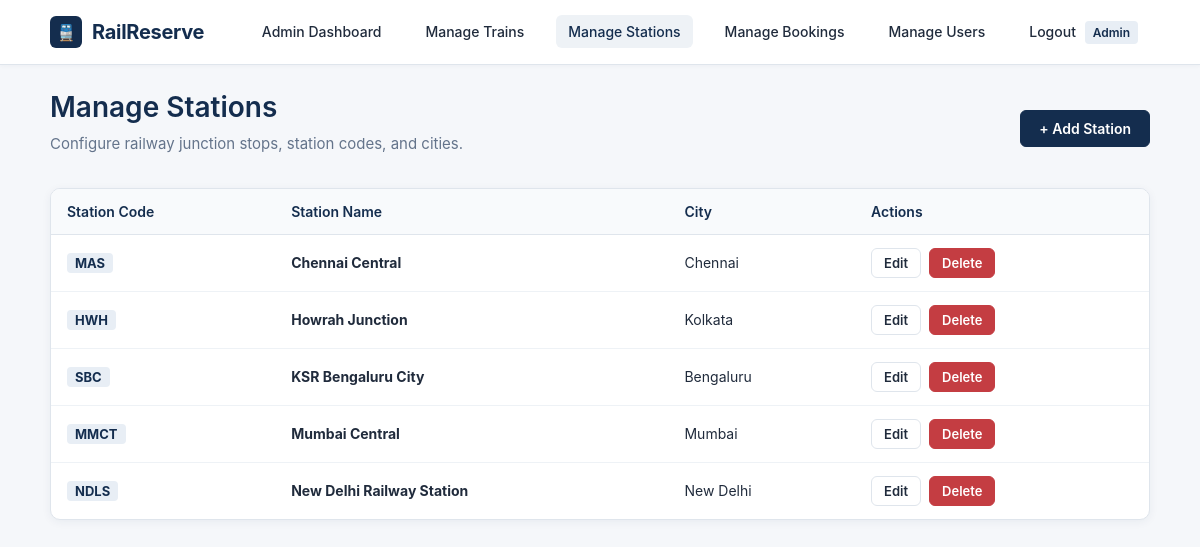
Page /admin/manage-stations.php (signed in) on the committed database.
### tables this page shows
CREATE TABLE IF NOT EXISTS `stations` (
    `station_id` INT AUTO_INCREMENT PRIMARY KEY,
    `station_name` VARCHAR(100) NOT NULL,
    `station_code` VARCHAR(10) NOT NULL UNIQUE,
    `city` VARCHAR(100) NOT NULL
);

### config/db.php (called while the page is built, shortened)
<?php
function is_logged_in() {
    return isset($_SESSION['user_id']) && !empty($_SESSION['user_id']);
}
function current_user() {
    return [
        'id'        => $_SESSION['user_id'],
        'full_name' => $_SESSION['full_name'] ?? 'User',
        'email'     => $_SESSION['email'] ?? '',
        'role'      => $_SESSION['role'] ?? 'USER',
    ];
}

### admin/manage-stations.php (the view, shortened to what this page needs)
<?php
require_once __DIR__ . '/../config/db.php';
$errors = [];
$stations = [];
try {
    $stations = $pdo->query("SELECT * FROM stations ORDER BY station_name ASC")->fetchAll();
} catch (PDOException $e) {
    $errors[] = "Error loading stations.";
}
?>
<!DOCTYPE html>
<html lang="en">
<head>
    <link rel="stylesheet" href="<?= BASE_PATH ?>/css/style.css">
</head>
<body>
    <?php require_once __DIR__ . '/../includes/navbar.php'; ?>
    <main class="container">
        <div style="display:flex; justify-content:space-between; align-items:center; margin-bottom: 20px;">
            <div>
                <h1>Manage Stations</h1>
                <p style="color: var(--color-muted);">Configure railway junction stops, station codes, and cities.</p>
            </div>
            <button type="button" class="btn btn-primary" onclick="openAddStationModal()">
                + Add Station
            </button>
        </div>
        <div class="table-container">
            <table class="data-table">
                <thead>
                    <tr>
                        <th>Station Code</th>
                        <th>Station Name</th>
                        <th>City</th>
                        <th>Actions</th>
                    </tr>
                </thead>
                <tbody>
                    <?php if (empty($stations)): ?>
                        <tr>
                            <td colspan="4" class="empty-state">No stations registered yet.</td>
                        </tr>
                    <?php else: ?>
                        <?php foreach ($stations as $st): ?>
                            <tr>
                                <td>
                                    <span class="train-number"><?= htmlspecialchars($st['station_code']) ?></span>
                                </td>
                                <td><strong><?= htmlspecialchars($st['station_name']) ?></strong></td>
                                <td><?= htmlspecialchars($st['city']) ?></td>
                                <td>
                                    <div style="display:flex; gap: 8px;">
                                        <button type="button" class="btn btn-secondary btn-sm"
                                                onclick='openEditStationModal(<?= json_encode($st) ?>)'>
                                            Edit
                                        </button>
                                        <form action="<?= BASE_PATH ?>/admin/manage-stations.php" method="POST"
                                              onsubmit="return confirm('Are you sure you want to delete station <?= htmlspecialchars($st['station_name']) ?>?');">
                                            <button type="submit" class="btn btn-danger btn-sm">Delete</button>
                                        </form>
                                    </div>
                                </td>
                            </tr>
                        <?php endforeach; ?>
                    <?php endif; ?>
                </tbody>
            </table>
        </div>
    </main>
</body>
</html>

### includes/navbar.php (shortened to what this page needs)
<?php
$currentUser = current_user();
$currentScript = basename($_SERVER['SCRIPT_NAME']);
?>
<header class="navbar no-print">
    <div class="nav-container">
        <a href="<?= BASE_PATH ?>/index.php" class="brand">
            <span class="brand-icon">🚆</span>
            <span>RailReserve</span>
        </a>
        <nav>
            <ul class="nav-links">
                <?php if (!$currentUser): ?>
                    <li><a href="<?= BASE_PATH ?>/index.php" class="<?= $currentScript === 'index.php' ? 'active' : '' ?>">Home</a></li>
                    <li><a href="<?= BASE_PATH ?>/login.php" class="<?= $currentScript === 'login.php' ? 'active' : '' ?>">Login</a></li>
                    <li><a href="<?= BASE_PATH ?>/register.php" class="<?= $currentScript === 'register.php' ? 'active' : '' ?>">Register</a></li>
                <?php elseif ($currentUser['role'] === 'ADMIN'): ?>
                    <li><a href="<?= BASE_PATH ?>/admin/dashboard.php" class="<?= $currentScript === 'dashboard.php' ? 'active' : '' ?>">Admin Dashboard</a></li>
                    <li><a href="<?= BASE_PATH ?>/admin/manage-trains.php" class="<?= $currentScript === 'manage-trains.php' ? 'active' : '' ?>">Manage Trains</a></li>
                    <li><a href="<?= BASE_PATH ?>/admin/manage-stations.php" class="<?= $currentScript === 'manage-stations.php' ? 'active' : '' ?>">Manage Stations</a></li>
                    <li><a href="<?= BASE_PATH ?>/admin/manage-bookings.php" class="<?= $currentScript === 'manage-bookings.php' ? 'active' : '' ?>">Manage Bookings</a></li>
                    <li><a href="<?= BASE_PATH ?>/admin/manage-users.php" class="<?= $currentScript === 'manage-users.php' ? 'active' : '' ?>">Manage Users</a></li>
                    <li>
                        <a href="<?= BASE_PATH ?>/logout.php" onclick="return confirm('Are you sure you want to log out?');">
                            Logout <span class="nav-user-badge">Admin</span>
                        </a>
                    </li>
                <?php endif; ?>
            </ul>
        </nav>
    </div>
</header>

### css/style.css (style rules this page uses)
:root { --color-primary: #142D4E; --color-primary-hover: #23466D; --color-page: #F5F7FA; --color-surface: #FFFFFF; --color-text: #202B3C; --color-muted: #64748B; --color-border: #DFE5EC; --color-border-light: #EEF2F6; --color-success: #16834A; --color-success-bg: #EAF7EE; --color-danger: #C43D42; --color-danger-bg: #FDF2F2; --color-warning: #B7791F; --radius-sm: 6px; --radius-md: 10px; --radius-lg: 14px; --shadow-card: 0 2px 10px rgba(20, 45, 78, 0.06); --shadow-hover: 0 4px 16px rgba(20, 45, 78, 0.1); --shadow-modal: 0 10px 30px rgba(20, 45, 78, 0.2); }
*, *::before, *::after { box-sizing: border-box; margin: 0; padding: 0; }
body { font-family: -apple-system, BlinkMacSystemFont, "Segoe UI", Roboto, Helvetica, Arial, sans-serif; background-color: var(--color-page); color: var(--color-text); line-height: 1.5; font-size: 15px; min-height: 100vh; display: flex; flex-direction: column; }
h1, h2, h3, h4, h5, h6 { color: var(--color-primary); font-weight: 600; line-height: 1.3; }
h1 { font-size: 1.75rem; margin-bottom: 0.5rem; }
p { margin-bottom: 0.75rem; }
a { color: var(--color-primary); text-decoration: none; transition: color 0.15s ease-in-out; }
.navbar { background-color: var(--color-surface); border-bottom: 1px solid var(--color-border); position: sticky; top: 0; z-index: 100; box-shadow: 0 1px 4px rgba(20, 45, 78, 0.04); }
.nav-container { max-width: 1140px; margin: 0 auto; padding: 0 20px; height: 64px; display: flex; align-items: center; justify-content: space-between; }
.brand { display: flex; align-items: center; gap: 10px; font-size: 1.25rem; font-weight: 700; color: var(--color-primary); text-decoration: none; letter-spacing: -0.3px; }
.brand-icon { display: inline-flex; align-items: center; justify-content: center; width: 32px; height: 32px; background-color: var(--color-primary); color: #fff; border-radius: var(--radius-sm); font-size: 16px; }
.nav-links { display: flex; align-items: center; list-style: none; gap: 20px; }
.nav-links a { color: var(--color-text); font-size: 14px; font-weight: 500; padding: 8px 12px; border-radius: var(--radius-sm); transition: background-color 0.15s, color 0.15s; }
.nav-links a:hover, .nav-links a.active { color: var(--color-primary); background-color: var(--color-border-light); text-decoration: none; }
.nav-user-badge { font-size: 12px; background: #E8EEF5; color: var(--color-primary); padding: 4px 8px; border-radius: 4px; font-weight: 600; margin-left: 5px; }
.container { max-width: 1140px; width: 100%; margin: 24px auto; padding: 0 20px; flex: 1; }
.btn { display: inline-flex; align-items: center; justify-content: center; font-family: inherit; font-size: 14px; font-weight: 600; padding: 9px 18px; border-radius: var(--radius-sm); border: 1px solid transparent; cursor: pointer; transition: background-color 0.15s, border-color 0.15s, color 0.15s; text-decoration: none; white-space: nowrap; }
.btn-primary { background-color: var(--color-primary); color: #FFFFFF; border-color: var(--color-primary); }
.btn-secondary { background-color: #FFFFFF; color: var(--color-text); border-color: var(--color-border); }
.btn-danger { background-color: var(--color-danger); color: #FFFFFF; border-color: var(--color-danger); }
.btn-sm { padding: 6px 12px; font-size: 13px; }
.train-number { background: #E8EEF5; color: var(--color-primary); font-weight: 700; font-size: 13px; padding: 2px 8px; border-radius: 4px; }
.table-container { background: var(--color-surface); border: 1px solid var(--color-border); border-radius: var(--radius-md); overflow-x: auto; box-shadow: var(--shadow-card); margin-bottom: 24px; }
.data-table { width: 100%; border-collapse: collapse; text-align: left; font-size: 14px; }
.data-table th { background-color: #F8FAFC; color: var(--color-primary); font-weight: 600; padding: 12px 16px; border-bottom: 1px solid var(--color-border); white-space: nowrap; }
.data-table td { padding: 13px 16px; border-bottom: 1px solid var(--color-border-light); color: var(--color-text); vertical-align: middle; }
.data-table tr:last-child td { border-bottom: none; }

### rows in the picture
stations: station_code "MAS", station_name "Chennai Central", city "Chennai"
stations: station_code "HWH", station_name "Howrah Junction", city "Kolkata"
stations: station_code "SBC", station_name "KSR Bengaluru City", city "Bengaluru"
stations: station_code "MMCT", station_name "Mumbai Central", city "Mumbai"
stations: station_code "NDLS", station_name "New Delhi Railway Station", city "New Delhi"
